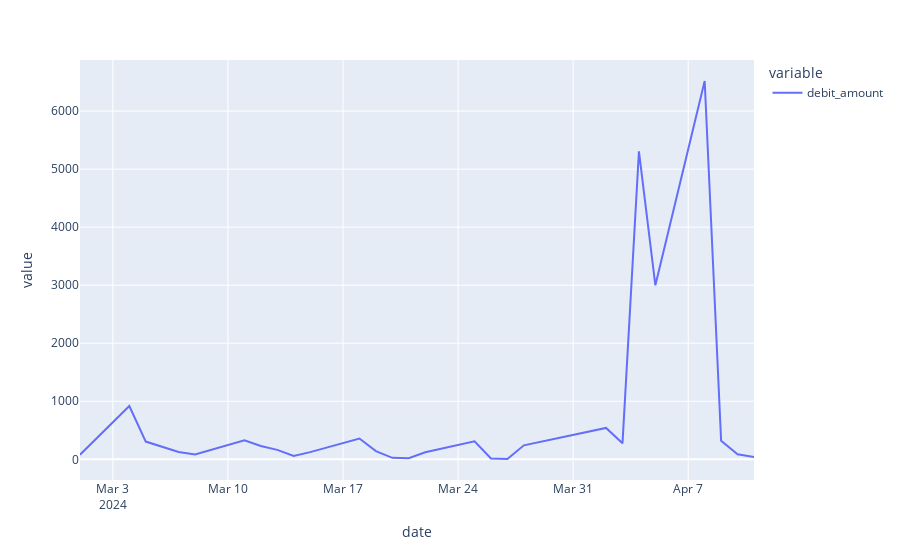

This figure's notebook cell:
### Code cell
fig = px.line(spending_df)
fig.write_image('charts/spending.png')
fig

### Figure 1 — Plotly figure (JSON) as saved in the notebook; plotly's stock layout.template omitted (floating-point values rounded to 4 significant figures)
{"data": [{"hovertemplate": "variable=debit_amount<br>date=%{x}<br>value=%{y}<extra></extra>", "legendgroup": "debit_amount", "line": {"color": "#636efa", "dash": "solid"}, "marker": {"symbol": "circle"}, "mode": "lines", "name": "debit_amount", "orientation": "v", "showlegend": true, "type": "scatter", "x": ["2024-03-01T00:00:00", "2024-03-04T00:00:00", "2024-03-05T00:00:00", "2024-03-07T00:00:00", "2024-03-08T00:00:00", "2024-03-11T00:00:00", "2024-03-12T00:00:00", "2024-03-13T00:00:00", "2024-03-14T00:00:00", "2024-03-15T00:00:00", "2024-03-18T00:00:00", "2024-03-19T00:00:00", "2024-03-20T00:00:00", "2024-03-21T00:00:00", "2024-03-22T00:00:00", "2024-03-25T00:00:00", "2024-03-26T00:00:00", "2024-03-27T00:00:00", "2024-03-28T00:00:00", "2024-04-02T00:00:00", "2024-04-03T00:00:00", "2024-04-04T00:00:00", "2024-04-05T00:00:00", "2024-04-08T00:00:00", "2024-04-09T00:00:00", "2024-04-10T00:00:00", "2024-04-11T00:00:00"], "xaxis": "x", "y": [78.68, 919.2, 305.8, 127.3, 81.85, 328.6, 228.8, 162.4, 56.15, 124.4, 359.1, 140.9, 24.99, 17.62, 121.5, 310.5, 15, 5.5, 241.4, 541.4, 275.5, 5305.0, 2998.0, 6518.0, 320.7, 85.98, 37.85], "yaxis": "y"}], "layout": {"legend": {"title": {"text": "variable"}, "tracegroupgap": 0}, "margin": {"t": 60}, "xaxis": {"anchor": "y", "domain": [0, 1], "title": {"text": "date"}}, "yaxis": {"anchor": "x", "domain": [0, 1], "title": {"text": "value"}}}}
